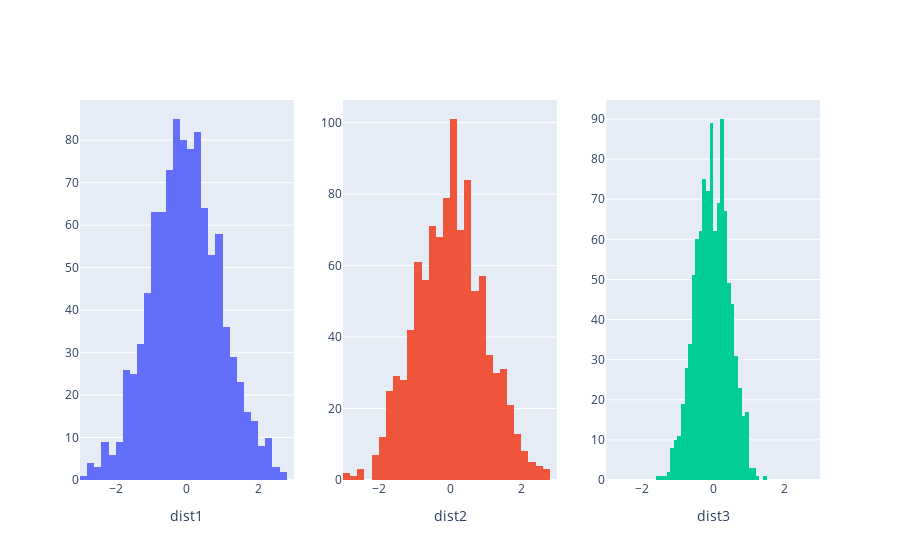

Notebook code cell kept with this figure:
### Markdown cell above
So,

$$dist_1 \sim \mathcal{N}(0, 1)$$
$$dist_2 \sim \mathcal{N}(0, 1)$$
$$dist_3 \sim \mathcal{N}(0, 0.5)$$

which we can vizualize below:

### Code cell
fig = make_subplots(rows=1, cols=3)

for idx, dist in enumerate(dists):
    fig.add_histogram(
        x=dist,
        row=1,
        col=idx+1
    )
    fig.update_xaxes(title_text=f'dist{idx+1}', range=[-3, 3], row=1, col=idx+1)

fig.update_layout(showlegend=False)
fig.show()

### Figure 1 — Plotly figure (JSON) as saved in the notebook; plotly's stock layout.template omitted (floating-point values rounded to 4 significant figures; data arrays with more than 128 entries replaced by an {"elided": "..."} marker saying what was removed)
{"data": [{"type": "histogram", "x": {"elided": "1000 float values"}, "xaxis": "x", "yaxis": "y"}, {"type": "histogram", "x": {"elided": "1000 float values"}, "xaxis": "x2", "yaxis": "y2"}, {"type": "histogram", "x": {"elided": "1000 float values"}, "xaxis": "x3", "yaxis": "y3"}], "layout": {"autosize": true, "showlegend": false, "xaxis": {"anchor": "y", "domain": [0, 0.2889], "range": [-3, 3], "title": {"text": "dist1"}, "type": "linear"}, "xaxis2": {"anchor": "y2", "domain": [0.3556, 0.6444], "range": [-3, 3], "title": {"text": "dist2"}, "type": "linear"}, "xaxis3": {"anchor": "y3", "domain": [0.7111, 1], "range": [-3, 3], "title": {"text": "dist3"}, "type": "linear"}, "yaxis": {"anchor": "x", "autorange": true, "domain": [0, 1], "range": [0, 89.47]}, "yaxis2": {"anchor": "x2", "autorange": true, "domain": [0, 1], "range": [0, 106.3]}, "yaxis3": {"anchor": "x3", "autorange": true, "domain": [0, 1], "range": [0, 94.74]}}}
